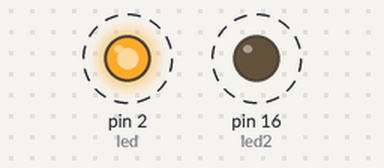
The program below on a simulated MicroPython board. Parts: output pins drawn as LEDs (lit = HIGH). Dashed ring = blinking. What the program prints to the serial console is not drawn.

Above: at 0.5 s.
Timing chart, 0 to 4.6 s (numbered marks = the images above):
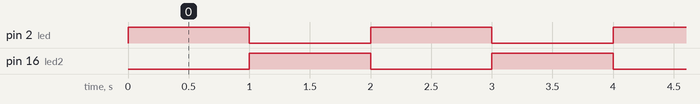

Measured:
- by itself, pin 2 (led), pin 16 (led2): alternates HIGH for 1.0 s and LOW for 1.0 s

The program:

blink.py
```python
import utime

from machine import Pin
def main():
    led = Pin(2, Pin.OUT)
    led2 = Pin(16, Pin.OUT)
    enabled = False
    while True:
        if enabled:
            led.off()
            led2.on()
            print('off')
        else:
            led.on()
            led2.off()
            print('on')
        utime.sleep_ms(1000)
        enabled = not enabled

if __name__ == '__main__':
    main()
```
